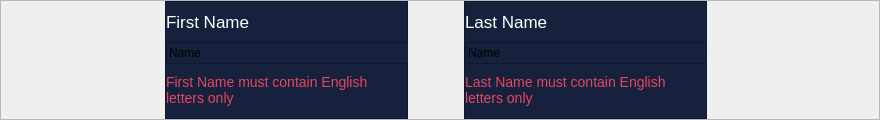
        <widget class="QFrame" name="First_secondname">
         <property name="minimumSize">
          <size>
           <width>0</width>
           <height>118</height>
          </size>
         </property>
         <property name="maximumSize">
          <size>
           <width>16777215</width>
           <height>16777215</height>
          </size>
         </property>
         <property name="styleSheet">
          <string notr="true"/>
         </property>
         <property name="frameShape">
          <enum>QFrame::StyledPanel</enum>
         </property>
         <property name="frameShadow">
          <enum>QFrame::Raised</enum>
         </property>
         <layout class="QHBoxLayout" name="horizontalLayout">
          <property name="spacing">
           <number>56</number>
          </property>
          <property name="leftMargin">
           <number>0</number>
          </property>
          <property name="topMargin">
           <number>0</number>
          </property>
          <property name="rightMargin">
           <number>0</number>
          </property>
          <property name="bottomMargin">
           <number>0</number>
          </property>
          <item>
           <spacer name="horizontalSpacer_2">
            <property name="orientation">
             <enum>Qt::Horizontal</enum>
            </property>
            <property name="sizeType">
             <enum>QSizePolicy::Expanding</enum>
            </property>
            <property name="sizeHint" stdset="0">
             <size>
              <width>164</width>
              <height>20</height>
             </size>
            </property>
           </spacer>
          </item>
          <item>
           <widget class="QFrame" name="frame">
            <property name="minimumSize">
             <size>
              <width>0</width>
              <height>118</height>
             </size>
            </property>
            <property name="maximumSize">
             <size>
              <width>243</width>
              <height>118</height>
             </size>
            </property>
            <property name="styleSheet">
             <string notr="true">background-color:#16213E;</string>
            </property>
            <property name="frameShape">
             <enum>QFrame::StyledPanel</enum>
            </property>
            <property name="frameShadow">
             <enum>QFrame::Raised</enum>
            </property>
            <layout class="QVBoxLayout" name="verticalLayout_5">
             <property name="spacing">
              <number>0</number>
             </property>
             <property name="leftMargin">
              <number>0</number>
             </property>
             <property name="topMargin">
              <number>0</number>
             </property>
             <property name="rightMargin">
              <number>0</number>
             </property>
             <property name="bottomMargin">
              <number>0</number>
             </property>
             <item>
              <widget class="QLabel" name="label_2">
               <property name="minimumSize">
                <size>
                 <width>144</width>
                 <height>22</height>
                </size>
               </property>
               <property name="maximumSize">
                <size>
                 <width>144</width>
                 <height>22</height>
                </size>
               </property>
               <property name="styleSheet">
                <string notr="true">position: absolute;
width: 144px;
height: 22px;

font-family: 'Outfit';
font-style: normal;
font-weight: 400;
font-size: 17px;
line-height: 21px;
/* identical to box height */

display: flex;
align-items: center;
letter-spacing: 0.11em;

color: #FFFFFF</string>
               </property>
               <property name="text">
                <string>First Name</string>
               </property>
              </widget>
             </item>
             <item>
              <widget class="QLineEdit" name="lineEdit_3">
               <property name="minimumSize">
                <size>
                 <width>243</width>
                 <height>0</height>
                </size>
               </property>
               <property name="maximumSize">
                <size>
                 <width>16777215</width>
                 <height>16777215</height>
                </size>
               </property>
               <property name="styleSheet">
                <string notr="true"> border-width: 3px; border-style: solid; border-color:white;border-top-style:none;
border-left-style:none; border-right-style:none;
QLineEdit::placeholderr {
    color:white;
}</string>
               </property>
               <property name="text">
                <string>Name</string>
               </property>
               <property name="alignment">
                <set>Qt::AlignLeading|Qt::AlignLeft|Qt::AlignVCenter</set>
               </property>
              </widget>
             </item>
             <item>
              <widget class="QLabel" name="label_5">
               <property name="minimumSize">
                <size>
                 <width>240</width>
                 <height>30</height>
                </size>
               </property>
               <property name="maximumSize">
                <size>
                 <width>240</width>
                 <height>34</height>
                </size>
               </property>
               <property name="styleSheet">
                <string notr="true">position: absolute;
width: 240px;
height: 25px;

font-family: 'Outfit';
font-style: normal;
font-weight: 400;
font-size: 14px;
line-height: 18px;
display: flex;
align-items: center;
letter-spacing: 0.11em;

color: #E94560;</string>
               </property>
               <property name="text">
                <string>First Name must contain English letters only </string>
               </property>
               <property name="wordWrap">
                <bool>true</bool>
               </property>
              </widget>
             </item>
            </layout>
           </widget>
          </item>
          <item>
           <widget class="QFrame" name="firstname">
            <property name="minimumSize">
             <size>
              <width>0</width>
              <height>118</height>
             </size>
            </property>
            <property name="maximumSize">
             <size>
              <width>243</width>
              <height>118</height>
             </size>
            </property>
            <property name="styleSheet">
             <string notr="true">

background: #16213E;;</string>
            </property>
            <property name="frameShape">
             <enum>QFrame::StyledPanel</enum>
            </property>
            <property name="frameShadow">
             <enum>QFrame::Raised</enum>
            </property>
            <layout class="QVBoxLayout" name="verticalLayout_6">
             <property name="spacing">
              <number>0</number>
             </property>
             <property name="leftMargin">
              <number>0</number>
             </property>
             <property name="topMargin">
              <number>0</number>
             </property>
             <property name="rightMargin">
              <number>0</number>
             </property>
             <property name="bottomMargin">
              <number>0</number>
             </property>
             <item>
              <widget class="QLabel" name="label_4">
               <property name="minimumSize">
                <size>
                 <width>144</width>
                 <height>22</height>
                </size>
               </property>
               <property name="maximumSize">
                <size>
                 <width>144</width>
                 <height>22</height>
                </size>
               </property>
               <property name="styleSheet">
                <string notr="true">position: absolute;
width: 144px;
height: 22px;

font-family: 'Outfit';
font-style: normal;
font-weight: 400;
font-size: 17px;
line-height: 21px;
/* identical to box height */

display: flex;
align-items: center;
letter-spacing: 0.11em;

color: #FFFFFF</string>
               </property>
               <property name="text">
                <string>Last Name</string>
               </property>
               <property name="alignment">
                <set>Qt::AlignLeading|Qt::AlignLeft|Qt::AlignVCenter</set>
               </property>
              </widget>
             </item>
             <item>
              <widget class="QLineEdit" name="lineEdit_4">
               <property name="minimumSize">
                <size>
                 <width>243</width>
                 <height>0</height>
                </size>
               </property>
               <property name="styleSheet">
                <string notr="true"> border-width: 3px; border-style: solid; border-color:white;border-top-style:none;
border-left-style:none; border-right-style:none;
QLineEdit::placeholderr {
    color:white;
}</string>
               </property>
               <property name="text">
                <string>Name</string>
               </property>
              </widget>
             </item>
             <item>
              <widget class="QLabel" name="label_6">
               <property name="minimumSize">
                <size>
                 <width>240</width>
                 <height>30</height>
                </size>
               </property>
               <property name="maximumSize">
                <size>
                 <width>240</width>
                 <height>34</height>
                </size>
               </property>
               <property name="styleSheet">
                <string notr="true">position: absolute;
width: 240px;
height: 25px;

font-family: 'Outfit';
font-style: normal;
font-weight: 400;
font-size: 14px;
line-height: 18px;
display: flex;
align-items: center;
letter-spacing: 0.11em;

color: #E94560;</string>
               </property>
               <property name="text">
                <string>Last Name must contain English letters only </string>
               </property>
               <property name="wordWrap">
                <bool>true</bool>
               </property>
              </widget>
             </item>
            </layout>
           </widget>
          </item>
          <item>
           <spacer name="horizontalSpacer_3">
            <property name="orientation">
             <enum>Qt::Horizontal</enum>
            </property>
            <property name="sizeType">
             <enum>QSizePolicy::Expanding</enum>
            </property>
            <property name="sizeHint" stdset="0">
             <size>
              <width>172</width>
              <height>20</height>
             </size>
            </property>
           </spacer>
          </item>
         </layout>
        </widget>
